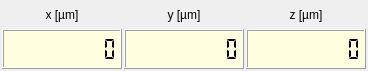
<?xml version="1.0" encoding="UTF-8"?>
<ui version="4.0">
 <class>QProscan</class>
 <widget class="QWidget" name="QProscan">
  <property name="geometry">
   <rect>
    <x>0</x>
    <y>0</y>
    <width>368</width>
    <height>71</height>
   </rect>
  </property>
  <property name="windowTitle">
   <string>QProscan</string>
  </property>
  <layout class="QGridLayout" name="gridLayout">
   <property name="leftMargin">
    <number>2</number>
   </property>
   <property name="topMargin">
    <number>2</number>
   </property>
   <property name="rightMargin">
    <number>2</number>
   </property>
   <property name="bottomMargin">
    <number>2</number>
   </property>
   <property name="horizontalSpacing">
    <number>2</number>
   </property>
   <property name="verticalSpacing">
    <number>1</number>
   </property>
   <item row="0" column="0">
    <widget class="QLabel" name="labelX">
     <property name="text">
      <string>x [µm]</string>
     </property>
     <property name="alignment">
      <set>Qt::AlignCenter</set>
     </property>
    </widget>
   </item>
   <item row="0" column="1">
    <widget class="QLabel" name="labelY">
     <property name="text">
      <string>y [µm]</string>
     </property>
     <property name="alignment">
      <set>Qt::AlignCenter</set>
     </property>
    </widget>
   </item>
   <item row="0" column="2">
    <widget class="QLabel" name="labelZ">
     <property name="text">
      <string>z [µm]</string>
     </property>
     <property name="alignment">
      <set>Qt::AlignCenter</set>
     </property>
    </widget>
   </item>
   <item row="1" column="0">
    <widget class="QLCDNumber" name="lcdX">
     <property name="minimumSize">
      <size>
       <width>120</width>
       <height>40</height>
      </size>
     </property>
     <property name="palette">
      <palette>
       <active>
        <colorrole role="Base">
         <brush brushstyle="SolidPattern">
          <color alpha="255">
           <red>255</red>
           <green>255</green>
           <blue>255</blue>
          </color>
         </brush>
        </colorrole>
        <colorrole role="Window">
         <brush brushstyle="SolidPattern">
          <color alpha="255">
           <red>255</red>
           <green>255</green>
           <blue>224</blue>
          </color>
         </brush>
        </colorrole>
       </active>
       <inactive>
        <colorrole role="Base">
         <brush brushstyle="SolidPattern">
          <color alpha="255">
           <red>255</red>
           <green>255</green>
           <blue>255</blue>
          </color>
         </brush>
        </colorrole>
        <colorrole role="Window">
         <brush brushstyle="SolidPattern">
          <color alpha="255">
           <red>255</red>
           <green>255</green>
           <blue>224</blue>
          </color>
         </brush>
        </colorrole>
       </inactive>
       <disabled>
        <colorrole role="Base">
         <brush brushstyle="SolidPattern">
          <color alpha="255">
           <red>255</red>
           <green>255</green>
           <blue>224</blue>
          </color>
         </brush>
        </colorrole>
        <colorrole role="Window">
         <brush brushstyle="SolidPattern">
          <color alpha="255">
           <red>255</red>
           <green>255</green>
           <blue>224</blue>
          </color>
         </brush>
        </colorrole>
       </disabled>
      </palette>
     </property>
     <property name="font">
      <font>
       <pointsize>13</pointsize>
       <weight>50</weight>
       <bold>false</bold>
      </font>
     </property>
     <property name="autoFillBackground">
      <bool>true</bool>
     </property>
     <property name="digitCount">
      <number>9</number>
     </property>
     <property name="segmentStyle">
      <enum>QLCDNumber::Flat</enum>
     </property>
    </widget>
   </item>
   <item row="1" column="1">
    <widget class="QLCDNumber" name="lcdY">
     <property name="minimumSize">
      <size>
       <width>120</width>
       <height>40</height>
      </size>
     </property>
     <property name="palette">
      <palette>
       <active>
        <colorrole role="Base">
         <brush brushstyle="SolidPattern">
          <color alpha="255">
           <red>255</red>
           <green>255</green>
           <blue>255</blue>
          </color>
         </brush>
        </colorrole>
        <colorrole role="Window">
         <brush brushstyle="SolidPattern">
          <color alpha="255">
           <red>255</red>
           <green>255</green>
           <blue>224</blue>
          </color>
         </brush>
        </colorrole>
       </active>
       <inactive>
        <colorrole role="Base">
         <brush brushstyle="SolidPattern">
          <color alpha="255">
           <red>255</red>
           <green>255</green>
           <blue>255</blue>
          </color>
         </brush>
        </colorrole>
        <colorrole role="Window">
         <brush brushstyle="SolidPattern">
          <color alpha="255">
           <red>255</red>
           <green>255</green>
           <blue>224</blue>
          </color>
         </brush>
        </colorrole>
       </inactive>
       <disabled>
        <colorrole role="Base">
         <brush brushstyle="SolidPattern">
          <color alpha="255">
           <red>255</red>
           <green>255</green>
           <blue>224</blue>
          </color>
         </brush>
        </colorrole>
        <colorrole role="Window">
         <brush brushstyle="SolidPattern">
          <color alpha="255">
           <red>255</red>
           <green>255</green>
           <blue>224</blue>
          </color>
         </brush>
        </colorrole>
       </disabled>
      </palette>
     </property>
     <property name="font">
      <font>
       <pointsize>13</pointsize>
       <weight>50</weight>
       <bold>false</bold>
      </font>
     </property>
     <property name="autoFillBackground">
      <bool>true</bool>
     </property>
     <property name="digitCount">
      <number>9</number>
     </property>
     <property name="segmentStyle">
      <enum>QLCDNumber::Flat</enum>
     </property>
    </widget>
   </item>
   <item row="1" column="2">
    <widget class="QLCDNumber" name="lcdZ">
     <property name="minimumSize">
      <size>
       <width>120</width>
       <height>40</height>
      </size>
     </property>
     <property name="palette">
      <palette>
       <active>
        <colorrole role="Base">
         <brush brushstyle="SolidPattern">
          <color alpha="255">
           <red>255</red>
           <green>255</green>
           <blue>255</blue>
          </color>
         </brush>
        </colorrole>
        <colorrole role="Window">
         <brush brushstyle="SolidPattern">
          <color alpha="255">
           <red>255</red>
           <green>255</green>
           <blue>224</blue>
          </color>
         </brush>
        </colorrole>
       </active>
       <inactive>
        <colorrole role="Base">
         <brush brushstyle="SolidPattern">
          <color alpha="255">
           <red>255</red>
           <green>255</green>
           <blue>255</blue>
          </color>
         </brush>
        </colorrole>
        <colorrole role="Window">
         <brush brushstyle="SolidPattern">
          <color alpha="255">
           <red>255</red>
           <green>255</green>
           <blue>224</blue>
          </color>
         </brush>
        </colorrole>
       </inactive>
       <disabled>
        <colorrole role="Base">
         <brush brushstyle="SolidPattern">
          <color alpha="255">
           <red>255</red>
           <green>255</green>
           <blue>224</blue>
          </color>
         </brush>
        </colorrole>
        <colorrole role="Window">
         <brush brushstyle="SolidPattern">
          <color alpha="255">
           <red>255</red>
           <green>255</green>
           <blue>224</blue>
          </color>
         </brush>
        </colorrole>
       </disabled>
      </palette>
     </property>
     <property name="font">
      <font>
       <pointsize>13</pointsize>
       <weight>50</weight>
       <bold>false</bold>
      </font>
     </property>
     <property name="autoFillBackground">
      <bool>true</bool>
     </property>
     <property name="digitCount">
      <number>9</number>
     </property>
     <property name="segmentStyle">
      <enum>QLCDNumber::Flat</enum>
     </property>
    </widget>
   </item>
  </layout>
 </widget>
 <resources/>
 <connections/>
</ui>
